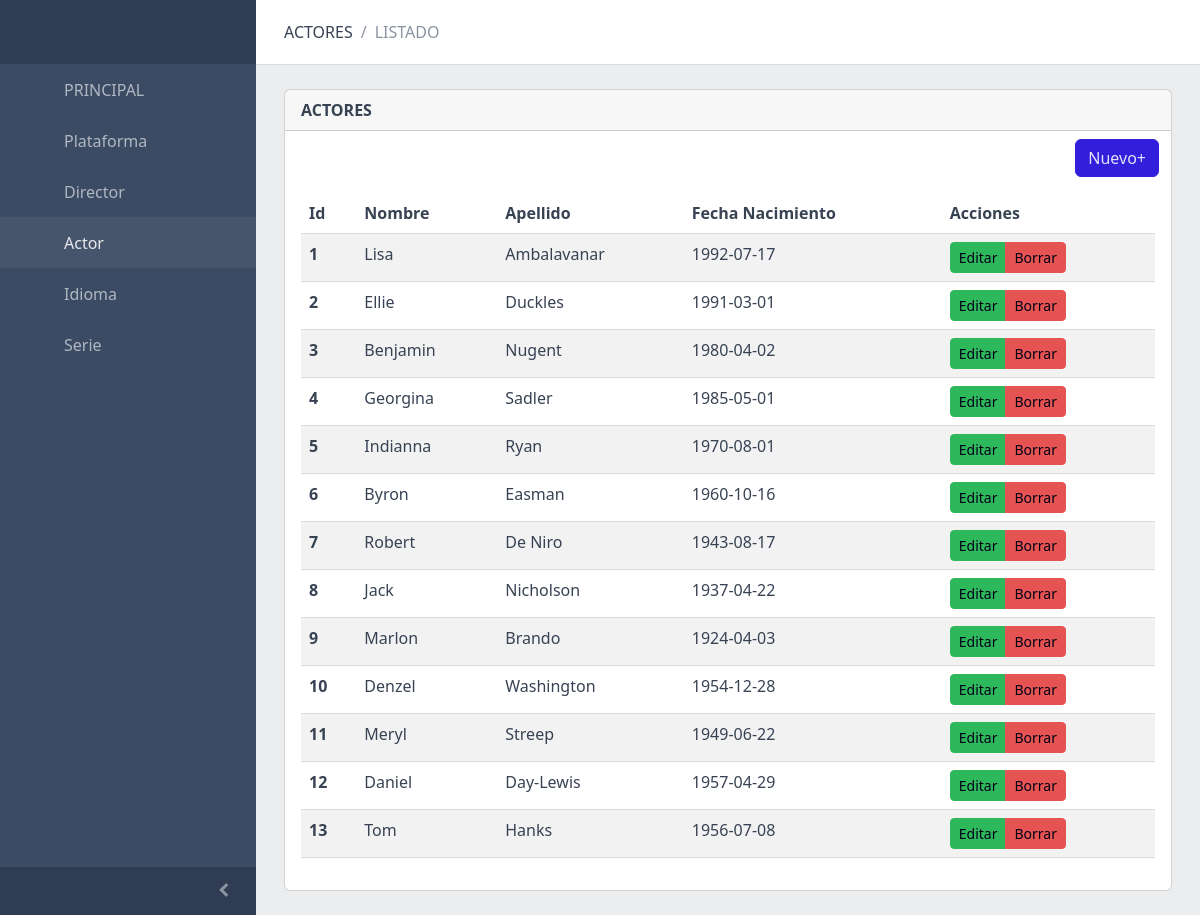
The app's page /views/actor/List.php with its own data.
### tables this page shows
create table actor(
    id int auto_increment primary key,
    name varchar(50) not null,
    lastname varchar(50) not null,
    birthday date not null
);

### models/Actor.php (called while the page is built, shortened)
<?php
class Actor {
    private $id;
    private $name;
    private $lastname;
    private $birthday;
    private $connectionDB;
    public function __construct($id=null, $name=null, $lastname=null, $birthday=null)
    {
        if($id!=null)
            $this->id = $id;
        if($name!=null)
            $this->name = $name;
        if($lastname!=null)
            $this->lastname = $lastname;
        if($birthday!=null)
            $this->birthday = $birthday;
        $this->connectionDB = new ConnectionDB();
    }
    public function getId()
    {
        return $this->id;
    }
    public function getName()
    {
        return $this->name;
    }
    public function getLastname()
    {
        return $this->lastname;
    }
    public function getBirthday()
    {
        return $this->birthday;
    }
    public function getAll()
    {
        $mysqli = $this->connectionDB->initConnectionDb();
        $query = $mysqli->query("SELECT id, name, lastname, birthday FROM actor order by id asc");
        $listData = [];
        foreach ($query as $item)
        {
            $itemObject = new Actor($item['id'],$item['name'],$item['lastname'],$item['birthday']);
            array_push($listData,$itemObject);
        }
        return $listData;
    }
}
?>

### controllers/ActorController.php (called while the page is built, shortened)
<?php
require_once(__DIR__.'../../models/Actor.php');
    function listActorforms(){
        $model = new Actor();
        $actformList = $model->getAll();
        $actformObjectArray = [];
        foreach ($actformList as $actformItem)
        {
            $actformObject = new Actor($actformItem->getId(),$actformItem->getName(),$actformItem->getLastname(),$actformItem->getBirthday());
            array_push($actformObjectArray,$actformObject);
        }
        return $actformObjectArray;
    }

### views/actor/List.php (the view, shortened to what this page needs)
<?php
require_once('../../controllers/ActorController.php');
$actorformList = listActorforms();
?>
<?php
include('../partial/sidebar.php');
?>
<div class="wrapper d-flex flex-column min-vh-100 bg-light">
    <header class="header header-sticky mb-4">
        <div class="container-fluid">
            <nav aria-label="breadcrumb">
                <ol class="breadcrumb my-0 ms-2">
                    <li class="breadcrumb-item">
                        <span>ACTORES</span>
                    </li>
                    <li class="breadcrumb-item active"><span>LISTADO</span></li>
                </ol>
            </nav>
        </div>
    </header>
    <div class="body flex-grow-1 px-3">
        <div class="container-lg">
            <div class="row">
                <div class="col-sm-12 col-lg-12">
                    <div class="card mb-4">
                        <div class="card-header"><strong>ACTORES</strong></div>
                        <div class="row">
                            <div class="col-md-6"></div>
                            <div class="col-md-6 text-end pt-2 pe-4">
                                <a href="Form.php" class="btn btn-primary text-end">Nuevo+</a>
                            </div>
                        </div>
                        <div class="card-body">
                            <div class="example">
                                        <table class="table table-striped">
                                            <thead>
                                            <tr>
                                                <th scope="col">Id</th>
                                                <th scope="col">Nombre</th>
                                                <th scope="col">Apellido</th>
                                                <th scope="col">Fecha Nacimiento</th>
                                                <th scope="col">Acciones</th>
                                            </tr>
                                            </thead>
                                            <tbody>
                                            <?php
                                            foreach ($actorformList as $actformItem)
                                            {
                                             ?>
                                                <tr>
                                                    <th><?php echo $actformItem->getId(); ?></th>
                                                    <td><?php echo $actformItem->getName(); ?></td>
                                                    <td><?php echo $actformItem->getLastname(); ?></td>
                                                    <td><?php echo $actformItem->getBirthday(); ?></td>
                                                    <td>
                                                        <div class="btn-group btn-group-sm" role="group" aria-label="Basic example">
                                                            <a href="Form.php?actorId=<?php echo $actformItem->getId();?>" class="btn btn-success">Editar</a>
                                                            <button class="btn btn-danger" type="button" data-coreui-toggle="modal" data-coreui-target="#exampleModalCenter<?php echo $actformItem->getId();?>">Borrar</button>
                                                        </div>
                                                    </td>
                                                </tr>
                                                <?php
                                             }
                                            ?>
                                            </tbody>
                                        </table>
                            </div>
                        </div>
                    </div>
                </div>
            </div>
        </div>
    </div>
</div>
<?php
include('../partial/footer.php');
?>

### views/partial/sidebar.php (shortened to what this page needs)
<!DOCTYPE html>
<html lang="en">
<head>
    <?php
    echo '<link href="../partial/vendors/simplebar/css/simplebar.css" media="screen" rel="stylesheet" type="text/css" />';
    echo '<link href="../partial/css/vendors/simplebar.css" media="screen" rel="stylesheet" type="text/css" />';
    echo '<link href="../partial/css/style.css" media="screen" rel="stylesheet" type="text/css" />';
    echo '<link href="../partial/css/examples.css" media="screen" rel="stylesheet" type="text/css" />';
    echo '<link href="../partial/css/select2.min.css" rel="stylesheet" type="text/css" />';
    ?>
</head>
<body>
<div class="sidebar sidebar-dark sidebar-fixed" id="sidebar">
    <div class="sidebar-brand d-none d-md-flex">
        <svg class="sidebar-brand-full" width="118" height="46" alt="CoreUI Logo">
            <use xlink:href="assets/brand/coreui.svg#full"></use>
        </svg>
    </div>
    <ul class="sidebar-nav" data-coreui="navigation" data-simplebar="">
        <li class="nav-item"><a class="nav-link" href="../index.php">
                <svg class="nav-icon">
                    <use xlink:href="vendors/@coreui/icons/svg/free.svg#cil-speedometer"></use>
                </svg> PRINCIPAL</a></li>
        <li class="nav-item"><a class="nav-link" href="../platform/List.php">
                <svg class="nav-icon">
                    <use xlink:href="vendors/@coreui/icons/svg/free.svg#cil-puzzle"></use>
                </svg> Plataforma</a>
        </li>
        <li class="nav-item"><a class="nav-link" href="../director/List.php">
                <svg class="nav-icon">
                    <use xlink:href="vendors/@coreui/icons/svg/free.svg#cil-cursor"></use>
                </svg> Director</a>
        </li>
        <li class="nav-item"><a class="nav-link" href="../actor/List.php">
                <svg class="nav-icon">
                    <use xlink:href="vendors/@coreui/icons/svg/free.svg#cil-notes"></use>
                </svg> Actor</a>
        </li>
        <li class="nav-item"><a class="nav-link" href="../idioma/List.php">
                <svg class="nav-icon">
                    <use xlink:href="vendors/@coreui/icons/svg/free.svg#cil-star"></use>
                </svg> Idioma</a>
        </li>
        <li class="nav-item"><a class="nav-link" href="../serie/List.php">
                <svg class="nav-icon">
                    <use xlink:href="vendors/@coreui/icons/svg/free.svg#cil-bell"></use>
                </svg> Serie</a>
        </li>
    </ul>
    <button class="sidebar-toggler" type="button" data-coreui-toggle="unfoldable"></button>
</div>

### views/partial/footer.php (shortened to what this page needs)
</body>
</html>

### records on screen
actor: id "1", name "Lisa", lastname "Ambalavanar", birthday "1992-07-17"
actor: id "2", name "Ellie", lastname "Duckles", birthday "1991-03-01"
actor: id "3", name "Benjamin", lastname "Nugent", birthday "1980-04-02"
actor: id "4", name "Georgina", lastname "Sadler", birthday "1985-05-01"
actor: id "5", name "Indianna", lastname "Ryan", birthday "1970-08-01"
actor: id "6", name "Byron", lastname "Easman", birthday "1960-10-16"
actor: id "7", name "Robert", lastname "De Niro", birthday "1943-08-17"
actor: id "8", name "Jack", lastname "Nicholson", birthday "1937-04-22"
actor: id "9", name "Marlon", lastname "Brando", birthday "1924-04-03"
actor: id "10", name "Denzel", lastname "Washington", birthday "1954-12-28"
actor: id "11", name "Meryl", lastname "Streep", birthday "1949-06-22"
actor: id "12", name "Daniel", lastname "Day-Lewis", birthday "1957-04-29"
actor: id "13", name "Tom", lastname "Hanks", birthday "1956-07-08"
